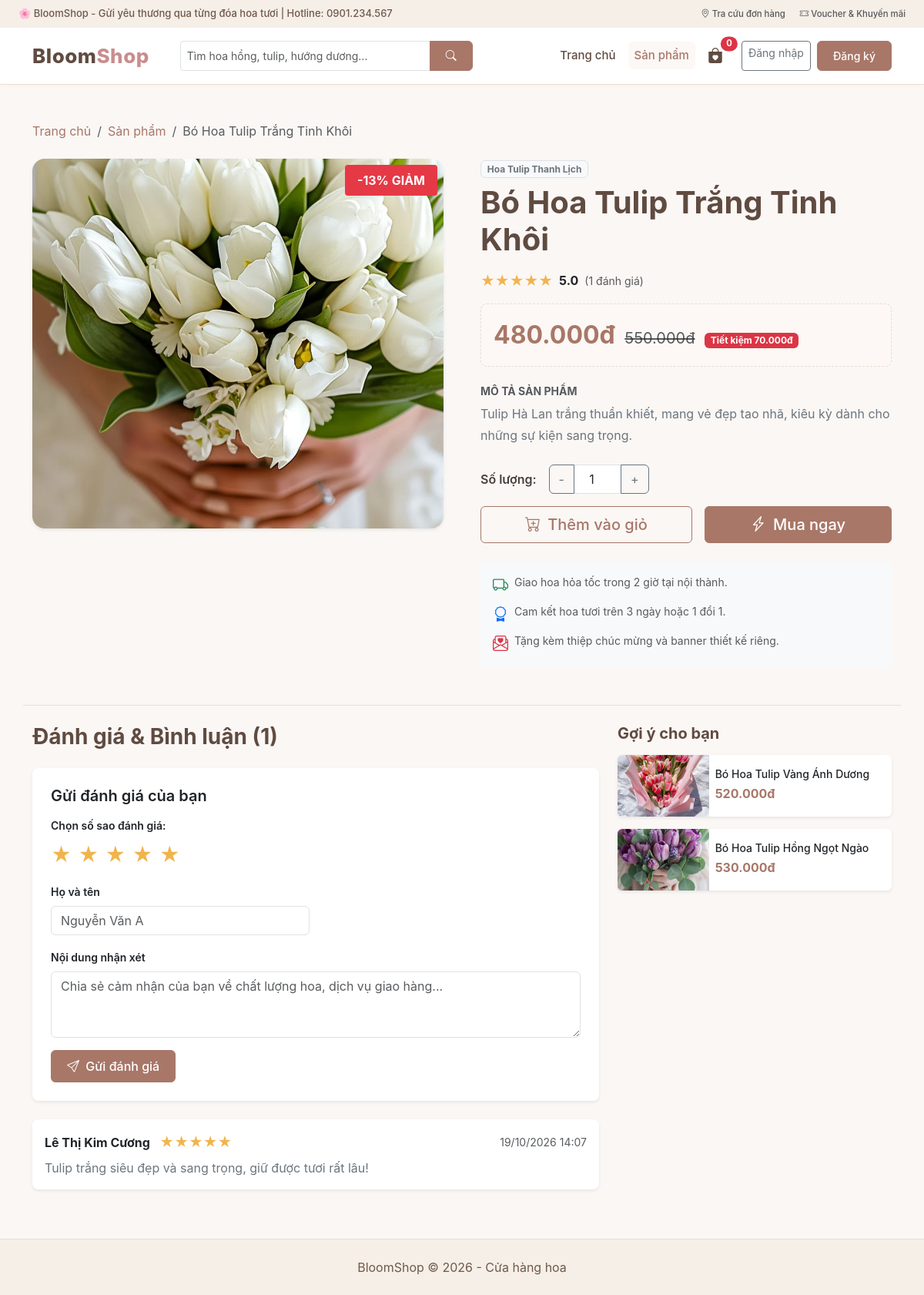
The page /controller/index.php?act=chitiettsp&id=5 on the database its author committed.
### tables this page shows
CREATE TABLE IF NOT EXISTS `sanpham` (
  `id` INT AUTO_INCREMENT PRIMARY KEY,
  `name` VARCHAR(255) NOT NULL,
  `price` DECIMAL(12,2) NOT NULL,
  `sale_price` DECIMAL(12,2) DEFAULT NULL COMMENT 'Giá khuyến mãi',
  `is_sale` TINYINT(1) DEFAULT 0 COMMENT '1: Đang khuyến mãi, 0: Không',
  `image` VARCHAR(255) NOT NULL,
  `description` TEXT DEFAULT NULL,
  `id_dm` INT NOT NULL,
  `created_at` DATETIME DEFAULT CURRENT_TIMESTAMP,
  FOREIGN KEY (`id_dm`) REFERENCES `danhmuc`(`id`) ON DELETE CASCADE
);

CREATE TABLE IF NOT EXISTS `danhmuc` (
  `id` INT AUTO_INCREMENT PRIMARY KEY,
  `name` VARCHAR(255) NOT NULL,
  `created_at` DATETIME DEFAULT CURRENT_TIMESTAMP
);

CREATE TABLE IF NOT EXISTS `danhgia` (
  `id` INT AUTO_INCREMENT PRIMARY KEY,
  `product_id` INT NOT NULL,
  `user_id` INT DEFAULT NULL,
  `user_name` VARCHAR(100) NOT NULL,
  `rating` INT NOT NULL DEFAULT 5 COMMENT '1 - 5 sao',
  `content` TEXT NOT NULL,
  `status` TINYINT(1) DEFAULT 1 COMMENT '1: Hiển thị, 0: Ẩn',
  `created_at` DATETIME DEFAULT CURRENT_TIMESTAMP,
  FOREIGN KEY (`product_id`) REFERENCES `sanpham`(`id`) ON DELETE CASCADE
);

### model/xl_database.php (called while the page is built, shortened)
<?php
class xl_data extends database
{
    public function readitem($sql, $params = [])
    {
        $conn = $this->connection_database();
        $stmt = $conn->prepare($sql);
        $stmt->execute($params);
        return $stmt->fetchAll(PDO::FETCH_ASSOC);
    }
    public function readsingle($sql, $params = [])
    {
        $conn = $this->connection_database();
        $stmt = $conn->prepare($sql);
        $stmt->execute($params);
        $result = $stmt->fetch(PDO::FETCH_ASSOC);
        return $result ? $result : null;
    }
}

### view/chitietsp.php (the view, shortened to what this page needs)
<div class="container my-5">
    <nav aria-label="breadcrumb" class="mb-4">
        <ol class="breadcrumb">
            <li class="breadcrumb-item"><a href="index.php?act=trangchu">Trang chủ</a></li>
            <li class="breadcrumb-item"><a href="index.php?act=sanpham">Sản phẩm</a></li>
            <li class="breadcrumb-item active"><?= htmlspecialchars($sp['name']) ?></li>
        </ol>
    </nav>
    <?php
        $has_sale = (!empty($sp['is_sale']) && !empty($sp['sale_price']) && $sp['sale_price'] < $sp['price']);
        $current_price = $has_sale ? $sp['sale_price'] : $sp['price'];
        $discount_pct = $has_sale ? round((($sp['price'] - $sp['sale_price']) / $sp['price']) * 100) : 0;
    ?>
    <div class="row g-5">
        <div class="col-md-6">
            <div class="card border-0 shadow-sm rounded-4 overflow-hidden position-relative">
                <?php if ($has_sale) { ?>
                    <span class="badge-sale fs-6 px-3 py-2">-<?= $discount_pct ?>% GIẢM</span>
                <?php } ?>
                <img src="/bloomshop/view/image/sanpham/<?= htmlspecialchars($sp['image']) ?>" class="img-fluid w-100" style="max-height: 480px; object-fit: cover;" alt="<?= htmlspecialchars($sp['name']) ?>" onerror="this.src='/bloomshop/view/image/banner.jpg'">
            </div>
        </div>
        <div class="col-md-6">
            <div class="badge bg-light text-secondary border mb-2"><?= htmlspecialchars($sp['tendanhmuc'] ?? 'Hoa tươi') ?></div>
            <h1 class="fw-bold mb-3" style="color: #604b41;"><?= htmlspecialchars($sp['name']) ?></h1>
            <div class="d-flex align-items-center gap-2 mb-3">
                <div class="star-rating">
                    <?php
                    $avg = $avg_rating ? round($avg_rating, 1) : 5.0;
                    for ($s = 1; $s <= 5; $s++) {
                        echo ($s <= round($avg)) ? '★' : '☆';
                    }
                    ?>
                </div>
                <span class="fw-bold text-dark"><?= number_format($avg, 1) ?></span>
                <span class="text-muted small">(<?= count($danhsach_danhgia) ?> đánh giá)</span>
            </div>
            <div class="mb-4 p-3 rounded-3" style="background-color: #fdf8f5; border: 1px dashed #ebdcd5;">
                <span class="fs-2 fw-bold price-text"><?= number_format($current_price, 0, ',', '.') ?>đ</span>
                <?php if ($has_sale) { ?>
                    <span class="fs-5 text-muted text-decoration-line-through ms-2"><?= number_format($sp['price'], 0, ',', '.') ?>đ</span>
                    <span class="badge bg-danger ms-2">Tiết kiệm <?= number_format($sp['price'] - $sp['sale_price'], 0, ',', '.') ?>đ</span>
                <?php } ?>
            </div>
            <div class="mb-4">
                <h6 class="fw-bold text-muted text-uppercase small">Mô tả sản phẩm</h6>
                <p class="text-secondary" style="line-height: 1.7;">
                    <?= nl2br(htmlspecialchars($sp['description'] ?? 'Hoa tươi tự nhiên được tuyển chọn kỹ lưỡng mỗi sớm mai từ các nhà vườn uy tín. Gói hoa cẩn thận, giữ hoa tươi lâu và thơm ngát.')) ?>
                </p>
            </div>
            <form method="POST" action="index.php?act=themgiohang" class="mb-4">
                <div class="d-flex align-items-center gap-3 mb-3">
                    <label class="form-label mb-0 fw-semibold">Số lượng:</label>
                    <div class="input-group" style="width: 130px;">
                        <button class="btn btn-outline-secondary" type="button" onclick="let q=document.getElementById('buy_qty'); if(q.value>1) q.value--;">-</button>
                        <input type="number" id="buy_qty" name="qty" class="form-control text-center" value="1" min="1" max="99">
                        <button class="btn btn-outline-secondary" type="button" onclick="let q=document.getElementById('buy_qty'); q.value++;">+</button>
                    </div>
                </div>
                <div class="d-flex gap-3">
                    <button type="submit" name="themgiohang" class="btn btn-bloom-outline btn-lg flex-fill">
                        <i class="bi bi-cart-plus me-1"></i> Thêm vào giỏ
                    </button>
                    <button type="submit" name="muangay" value="1" class="btn btn-bloom btn-lg flex-fill">
                        <i class="bi bi-lightning-charge me-1"></i> Mua ngay
                    </button>
                </div>
            </form>
            <div class="card bg-light border-0 p-3 small text-muted">
                <div class="d-flex gap-2 mb-2"><i class="bi bi-truck text-success fs-5"></i> <span>Giao hoa hỏa tốc trong 2 giờ tại nội thành.</span></div>
                <div class="d-flex gap-2 mb-2"><i class="bi bi-award text-primary fs-5"></i> <span>Cam kết hoa tươi trên 3 ngày hoặc 1 đổi 1.</span></div>
                <div class="d-flex gap-2"><i class="bi bi-envelope-paper-heart text-danger fs-5"></i> <span>Tặng kèm thiệp chúc mừng và banner thiết kế riêng.</span></div>
            </div>
        </div>
    </div>
    <div class="row mt-5 pt-4 border-top">
        <div class="col-lg-8">
            <h3 class="fw-bold mb-4" style="color: #604b41;">Đánh giá & Bình luận (<?= count($danhsach_danhgia) ?>)</h3>
            <div class="card border-0 shadow-sm p-4 mb-4 rounded-3" style="background: #ffffff;">
                <h5 class="fw-semibold mb-3">Gửi đánh giá của bạn</h5>
                <form method="POST" action="index.php?act=guidanhgia">
                    <div class="mb-3">
                        <label class="form-label d-block fw-semibold small">Chọn số sao đánh giá:</label>
                        <div class="rating-input">
                            <input type="radio" id="star5" name="rating" value="5" checked><label for="star5" title="5 sao">★</label>
                            <input type="radio" id="star4" name="rating" value="4"><label for="star4" title="4 sao">★</label>
                            <input type="radio" id="star3" name="rating" value="3"><label for="star3" title="3 sao">★</label>
                            <input type="radio" id="star2" name="rating" value="2"><label for="star2" title="2 sao">★</label>
                            <input type="radio" id="star1" name="rating" value="1"><label for="star1" title="1 sao">★</label>
                        </div>
                    </div>
                    <div class="row g-3 mb-3">
                        <div class="col-md-6">
                            <label class="form-label fw-semibold small">Họ và tên</label>
                            <input type="text" name="user_name" class="form-control" placeholder="Nguyễn Văn A" value="<?= htmlspecialchars($_SESSION['name'] ?? '') ?>" required>
                        </div>
                    </div>
                    <div class="mb-3">
                        <label class="form-label fw-semibold small">Nội dung nhận xét</label>
                        <textarea name="content" rows="3" class="form-control" placeholder="Chia sẻ cảm nhận của bạn về chất lượng hoa, dịch vụ giao hàng..." required></textarea>
                    </div>
                    <button type="submit" name="guidanhgia" class="btn btn-bloom">
                        <i class="bi bi-send me-1"></i> Gửi đánh giá
                    </button>
                </form>
            </div>
            <div class="reviews-list">
                <?php if (!empty($danhsach_danhgia)) { ?>
                    <?php foreach ($danhsach_danhgia as $dg) { ?>
                        <div class="card border-0 shadow-sm p-3 mb-3 rounded-3 bg-white">
                            <div class="d-flex justify-content-between align-items-center mb-2">
                                <div>
                                    <strong class="text-dark"><?= htmlspecialchars($dg['user_name']) ?></strong>
                                    <div class="star-rating small d-inline-block ms-2">
                                        <?php for ($i = 1; $i <= 5; $i++) {
                                            echo ($i <= $dg['rating']) ? '★' : '☆';
                                        } ?>
                                    </div>
                                </div>
                                <small class="text-muted"><?= date('d/m/Y H:i', strtotime($dg['created_at'])) ?></small>
                            </div>
                            <p class="text-secondary mb-0"><?= nl2br(htmlspecialchars($dg['content'])) ?></p>
                        </div>
                    <?php } ?>
                <?php } else { ?>
                    <p class="text-muted text-center py-4">Chưa có đánh giá nào cho sản phẩm này. Hãy là người đầu tiên chia sẻ cảm nhận nhé!</p>
                <?php } ?>
            </div>
        </div>
        <div class="col-lg-4">
            <h5 class="fw-bold mb-3" style="color: #604b41;">Gợi ý cho bạn</h5>
            <?php if (!empty($sp_lienquan)) { foreach ($sp_lienquan as $lq) { ?>
                <div class="card mb-3 border-0 shadow-sm">
                    <div class="row g-0 align-items-center">
                        <div class="col-4">
                            <img src="/bloomshop/view/image/sanpham/<?= htmlspecialchars($lq['image']) ?>" class="img-fluid rounded-start" style="height: 80px; width: 100%; object-fit: cover;" alt="<?= htmlspecialchars($lq['name']) ?>">
                        </div>
                        <div class="col-8">
                            <div class="card-body p-2">
                                <h6 class="card-title mb-1 small">
                                    <a href="index.php?act=chitiettsp&id=<?= $lq['id'] ?>" class="text-dark text-decoration-none">
                                        <?= htmlspecialchars($lq['name']) ?>
                                    </a>
                                </h6>
                                <span class="price-text small"><?= number_format($lq['sale_price'] ?: $lq['price'], 0, ',', '.') ?>đ</span>
                            </div>
                        </div>
                    </div>
                </div>
            <?php }} ?>
        </div>
    </div>
</div>

### view/css/style.css (style rules this page uses)
:root { --bloom-primary: #a87768; --bloom-hover: #81594e; --bloom-dark: #604b41; --bloom-light: #faf7f5; --bloom-cream: #f5efe8; --bloom-accent: #c98d8d; --bloom-border: #ebdcd5; }
html { scroll-behavior: smooth; }
body { margin: 0; font-family: -apple-system, BlinkMacSystemFont, "Segoe UI", Roboto, "Helvetica Neue", Arial, sans-serif; background-color: var(--bloom-light); color: #4a3e3d; text-rendering: optimizeLegibility; -webkit-font-smoothing: antialiased; }
a { color: var(--bloom-primary); text-decoration: none; transition: color 0.2s ease; }
.hero-button, .btn-bloom { background-color: var(--bloom-primary); border-color: var(--bloom-primary); color: #ffffff; padding: 8px 20px; border-radius: 6px; font-weight: 500; transition: all 0.2s ease; }
.btn-bloom-outline { border: 1px solid var(--bloom-primary); color: var(--bloom-primary); background: transparent; padding: 8px 18px; border-radius: 6px; font-weight: 500; transition: all 0.2s ease; }
.price-text { color: var(--bloom-primary); font-size: 16px; font-weight: 700; }
.badge-sale { position: absolute; top: 8px; right: 8px; background: #e63946; color: #fff; padding: 3px 7px; font-size: 11px; font-weight: bold; border-radius: 4px; z-index: 2; }
.star-rating { color: #f1b44c; font-size: 18px; }
.rating-input { display: flex; flex-direction: row-reverse; justify-content: flex-end; gap: 8px; }
.rating-input label { font-size: 26px; color: #ccc; cursor: pointer; transition: 0.2s; }
.rating-input input:checked ~ label, .rating-input label:hover, .rating-input label:hover ~ label { color: #f1b44c; }

### rows shown on the page
sanpham: name "Bó Hoa Tulip Trắng Tinh Khôi", discount_pct "13", image (picture), id_dm.name "Hoa Tulip Thanh Lịch", current_price "480.000", price "550.000", $sp['price'] - $sp['sale_price'] "70.000", description "Tulip Hà Lan trắng thuần khiết, mang vẻ đẹp tao nhã, kiêu kỳ dành cho những sự kiện sang trọng."
danhgia: user_name "Lê Thị Kim Cương", created_at "19/10/2026 14:07", content "Tulip trắng siêu đẹp và sang trọng, giữ được tươi rất lâu!"
sanpham: image (picture), name "Bó Hoa Tulip Vàng Ánh Dương", sale_price+price "520.000"
sanpham: image (picture), name "Bó Hoa Tulip Hồng Ngọt Ngào", sale_price+price "530.000"

### other values the page prints
$cart_count "0"
$avg "5.0"
count($danhsach_danhgia) "1"
